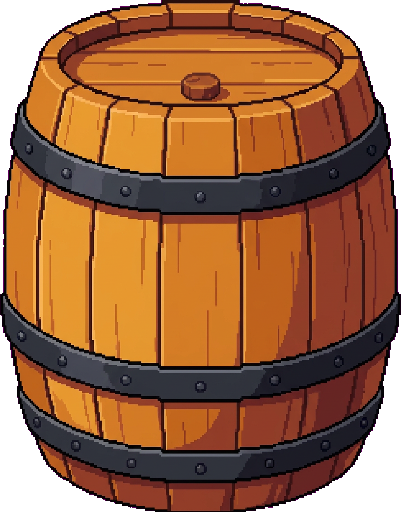
#> input picture art/environment/konoha-barrel.webp, 401 x 512 px, given in place of street-source.png, which was not available
$ python package_art.py
#> lines starting #> are read from the running program, lines starting #| are printed output that depends on the picture
#!/usr/bin/env python3
"""Упаковать согласованные мастеры 2.2.2. Оригиналы нужны только для пересборки арта.
python3 tools/package_art.py; обычный build.py их не требует.
"""
from pathlib import Path
import hashlib
import json
import re
from PIL import Image
from prepare_environment_art import prepare

ROOT = Path(__file__).resolve().parents[1]

def main():
    sources = ROOT / 'assets/src'
    entries = []
    for src in sorted((sources / 'environment').glob('konoha-*.png')):
        # Отменённая ограда не должна возвращаться из старого архива.
        if src.stem.startswith('konoha-clanwall'):
            raise ValueError('Удалите отменённый исходник: ' + str(src))
        dest = ROOT / 'art/environment' / (src.stem + '.webp')
        limit = 256 if 'flowers-' in src.stem else 512
        original = prepare(src, dest, limit)
        entries.append(entry(dest, original, limit, 'environment'))
    for src in sorted((sources / 'terrain').glob('*.png')):
        im = Image.open(src).convert('RGB')
        original = im.size
        im.thumbnail((512, 512), Image.Resampling.NEAREST)
        dest = ROOT / 'art/terrain/path' / src.name
        im.save(dest, optimize=True)
        entries.append(entry(dest, original, 512, 'terrain'))
    src = sources / 'terrain/stone/street-source.png'
    im = Image.open(src).convert('RGB')
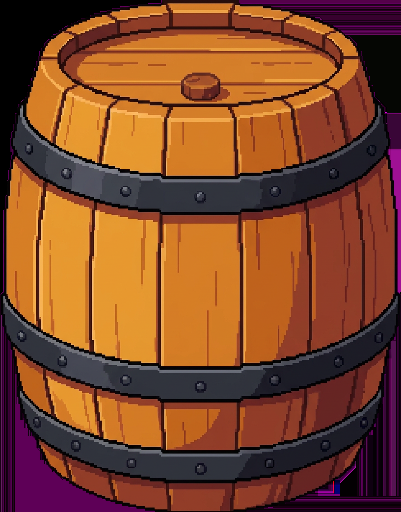
#> im: PIL image 401x512 RGB; mean R, G, B 128.2, 71.8, 41.4
    original = im.size
#> original = (401, 512)
    im.thumbnail((512,512), Image.Resampling.NEAREST)
    dest = ROOT / 'art/terrain/stone/street.webp'
    dest.parent.mkdir(parents=True, exist_ok=True)
    im.save(dest, lossless=True, method=6)
    entries.append(entry(dest, original, 512, 'terrain'))
    if len(entries) != 36:
        raise ValueError(f'Ожидалось 36 согласованных изображений, найдено {len(entries)}')
    game_release = re.search(r'RELEASE\s*=\s*"([\d.]+)"', (ROOT / 'build.py').read_text(encoding='utf-8')).group(1)
    data = {'release': '2.2.2', 'gameRelease': game_release, 'status': 'integrated',
            'note': 'Мастеры встроены через tools/import_environment.py. Игровой тайл 16 точек, HI=2; размеры холстов и коллизии сохранены.',
            'assets': entries}
    (ROOT / 'art/manifest.json').write_text(json.dumps(data, ensure_ascii=False, indent=2)+'\n')
    print(f'{len(entries)} изображений, {sum(e["bytes"] for e in entries):,} байт')

def entry(dest, original, limit, kind):
#> called with original = (401, 512), limit = 512, kind = 'terrain'
    with Image.open(dest) as im:
        width, height = im.size
#> width = 401; height = 512
    raw = dest.read_bytes()
    return {'file': dest.relative_to(ROOT).as_posix(), 'kind': kind,
            'sourceCroppedSize': list(original), 'width': width, 'height': height,
            'maxSize': limit, 'bytes': len(raw), 'sha256': hashlib.sha256(raw).hexdigest()}

if __name__ == '__main__':
#> (the run stopped early here; a loop or call above may not have finished)

$ run again, on art/environment/konoha-fence.webp
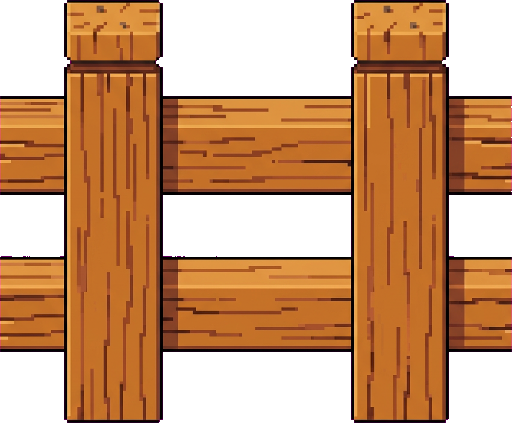
#> input picture art/environment/konoha-fence.webp, 512 x 423 px, given in place of street-source.png, which was not available
#> in main, `im = Image.open(src).convert('RGB')`:
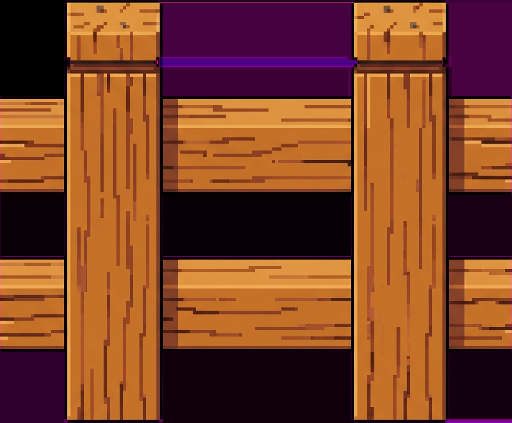
#> im: PIL image 512x423 RGB; mean R, G, B 126.9, 66.7, 38.1

$ run again, on art/environment/konoha-fern.webp
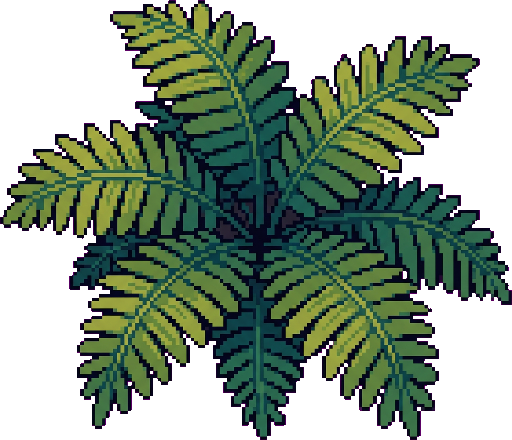
#> input picture art/environment/konoha-fern.webp, 512 x 440 px, given in place of street-source.png, which was not available
#> in main, `im = Image.open(src).convert('RGB')`:
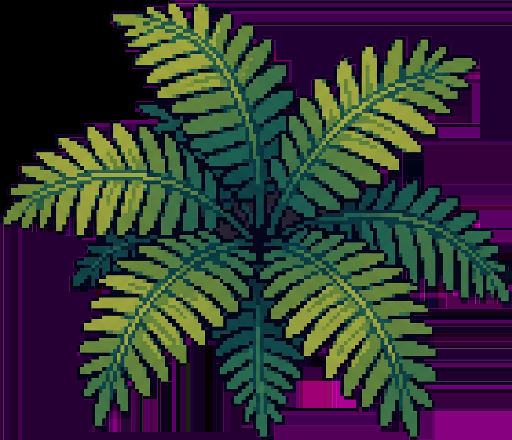
#> im: PIL image 512x440 RGB; mean R, G, B 51.4, 51.7, 53.6

$ run again, on art/environment/konoha-flowers-blue.webp
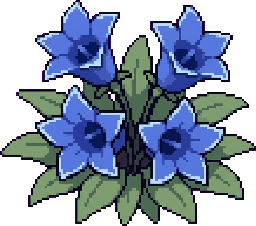
#> input picture art/environment/konoha-flowers-blue.webp, 256 x 226 px, given in place of street-source.png, which was not available
#> in main, `im = Image.open(src).convert('RGB')`:
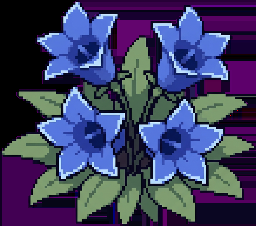
#> im: PIL image 256x226 RGB; mean R, G, B 60.8, 62, 99.3
